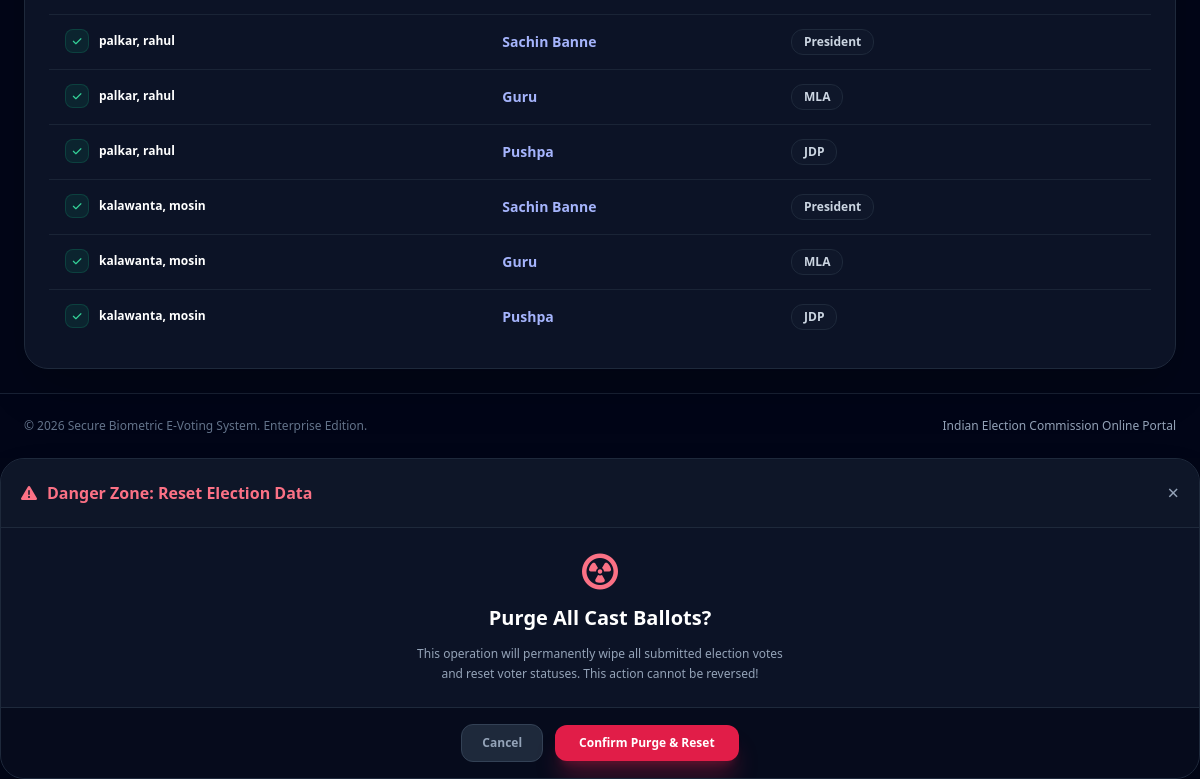
The page /administrator/votes/view (signed in, lower part) on the database as committed earlier.
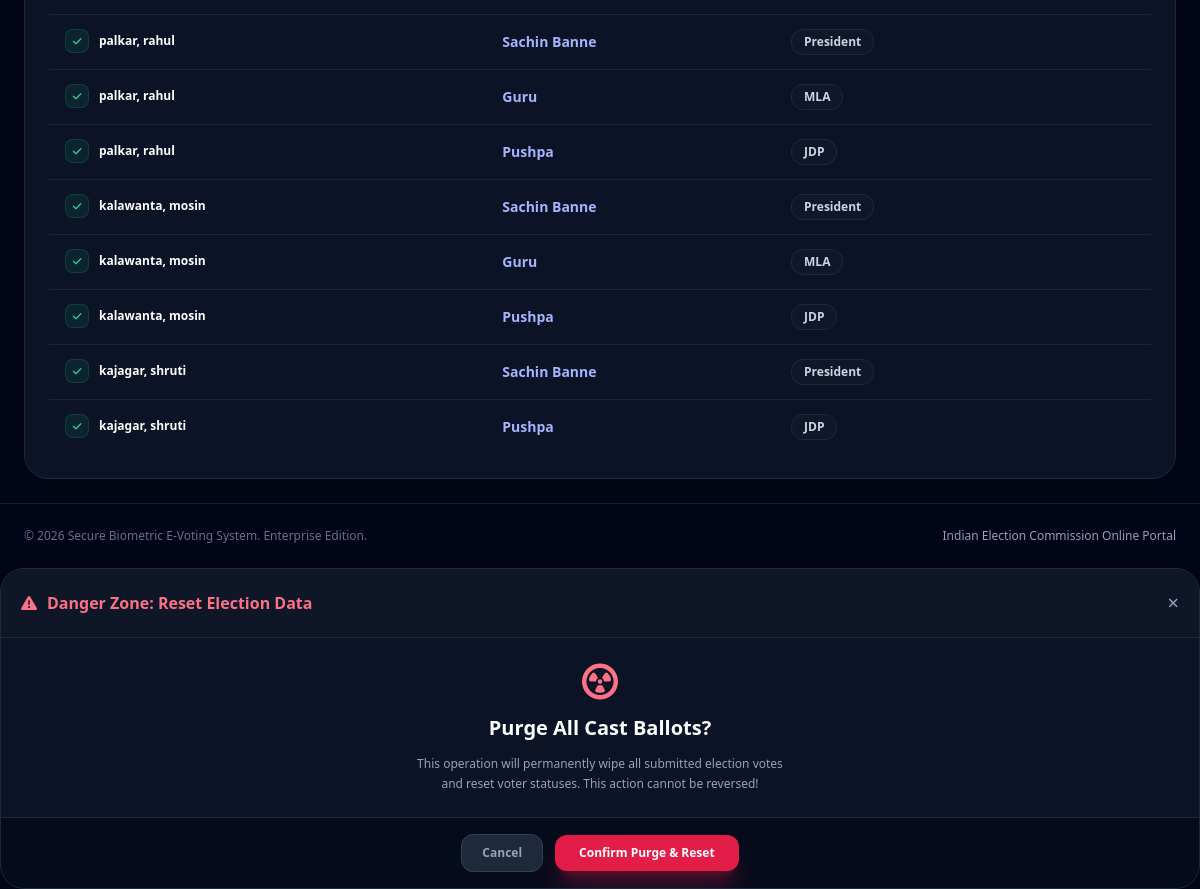
The same page on the database as committed later.
### voting/models.py (models this page shows, shortened)
class Votes(models.Model):
    voter = models.ForeignKey(Voter, on_delete=models.CASCADE)
    position = models.ForeignKey(Position, on_delete=models.CASCADE)
    candidate = models.ForeignKey(Candidate, on_delete=models.CASCADE)

class Voter(models.Model):
    admin = models.OneToOneField(CustomUser, on_delete=models.CASCADE)
    phone = models.CharField(max_length=11, unique=True)  # Used for OTP
    otp = models.CharField(max_length=10, null=True)
    verified = models.BooleanField(default=False)
    voted = models.BooleanField(default=False)
    otp_sent = models.IntegerField(default=0)  # Control how many OTPs are sent
    aadhaar_card = models.CharField(max_length=12, unique=True)  # Aadhaar card number
    iris_image = models.ImageField(upload_to='iris_images/', null=True, blank=True)  # Upload directory
    smartid = models.CharField(max_length=8, unique=True, blank=True, null=True)  # New field for unique ID
    def __str__(self):
        return f"{self.admin.last_name}, {self.admin.first_name}"

class Candidate(models.Model):
    fullname = models.CharField(max_length=50)
    photo = models.ImageField(upload_to="candidates")
    bio = models.TextField()
    position = models.ForeignKey(Position, on_delete=models.CASCADE)
    def __str__(self):
        return self.fullname

class Position(models.Model):
    name = models.CharField(max_length=50, unique=True)
    max_vote = models.IntegerField()
    priority = models.IntegerField()
    def __str__(self):
        return self.name

### account/models.py (models this page shows, shortened)
class CustomUser(AbstractUser):
    USER_TYPE = ((1, "Admin"), (2, "Voter"))
    username = None  # Removed username, using email instead
    email = models.EmailField(unique=True)
    user_type = models.CharField(default=2, choices=USER_TYPE, max_length=1)
    created_at = models.DateTimeField(auto_now_add=True)
    updated_at = models.DateTimeField(auto_now=True)
    USERNAME_FIELD = "email"
    REQUIRED_FIELDS = []
    objects = CustomUserManager()

### administrator/views.py (the view)
# urls.py: path('votes/view', views.viewVotes, name='viewVotes'),
def viewVotes(request):
    votes = Votes.objects.all()
    context = {
        'votes': votes,
        'page_title': 'Votes'
    }
    return render(request, "admin/votes.html", context)

### voting/context_processors.py (called while the page is built)
def ElectionTitle(request):
    context = {}
    title = "No Title Yet"
    try:
        file = open(settings.ELECTION_TITLE_PATH, 'r')
        title = file.read()
    except:
        pass
    context['TITLE'] = title
    return context

### administrator/templates/admin/votes.html (shortened to what this page needs)
{% extends 'root.html' %}
{% load static %}
{% block content %}
<div class="space-y-6">
  <div class="glass-card-elevated rounded-3xl p-6 border border-slate-800 shadow-2xl space-y-4">
    <div class="overflow-x-auto">
      <table id="example1" class="w-full text-left border-collapse text-xs">
        <tbody class="divide-y divide-slate-800/80 text-slate-200">
          {% for vote in votes %}
          <tr class="hover:bg-slate-900/50 transition-colors">
            <td class="py-3.5 px-4 font-bold text-white flex items-center space-x-2.5">
              <span class="w-6 h-6 rounded-lg bg-emerald-500/10 text-emerald-400 border border-emerald-500/20 flex items-center justify-center text-[10px]">
                <i class="fa-solid fa-check"></i>
              </span>
              <span class="font-display">{{ vote.voter }}</span>
            </td>
            <td class="py-3.5 px-4 font-bold text-indigo-300 text-sm font-display">{{ vote.candidate }}</td>
            <td class="py-3.5 px-4">
              <span class="inline-flex items-center px-3 py-1 rounded-xl text-xs font-bold bg-slate-900 text-slate-300 border border-slate-800">
                {{ vote.position }}
              </span>
            </td>
          </tr>
          {% endfor %}
        </tbody>
      </table>
    </div>
  </div>
</div>
{% endblock content %}
{% block modal %}
<div class="modal fade" id="reset" tabindex="-1" role="dialog" aria-hidden="true">
  <div class="modal-dialog modal-dialog-centered" role="document">
    <div class="modal-content glass-card-elevated border border-slate-800 text-slate-100 rounded-3xl shadow-2xl text-center overflow-hidden">
      <div class="modal-header border-b border-slate-800 p-5 flex items-center justify-between bg-slate-900/80">
        <h5 class="modal-title font-bold text-base text-rose-400 flex items-center font-display">
          <i class="fa-solid fa-triangle-exclamation mr-2.5"></i> Danger Zone: Reset Election Data
        </h5>
        <button type="button" class="close text-slate-400 hover:text-white text-xl" data-dismiss="modal" aria-label="Close">
          <span aria-hidden="true">&times;</span>
        </button>
      </div>
      <div class="modal-body p-6 space-y-3">
        <i class="fa-solid fa-circle-radiation text-4xl text-rose-400 animate-pulse"></i>
        <h3 class="text-xl font-bold text-white font-display">Purge All Cast Ballots?</h3>
        <p class="text-xs text-slate-400 leading-relaxed max-w-sm mx-auto">
          This operation will permanently wipe all submitted election votes and reset voter statuses. This action cannot be reversed!
        </p>
      </div>
      <div class="modal-footer border-t border-slate-800 p-4 flex items-center justify-center space-x-3 bg-slate-950/60">
        <button type="button" class="px-5 py-2.5 rounded-xl text-xs font-bold text-slate-400 hover:text-white bg-slate-800 border border-slate-700" data-dismiss="modal">Cancel</button>
        <a href="{% url 'resetVote' %}" class="px-6 py-2.5 rounded-xl text-xs font-bold text-white bg-rose-600 hover:bg-rose-500 shadow-xl shadow-rose-600/30">
          Confirm Purge & Reset
        </a>
      </div>
    </div>
  </div>
</div>
{% endblock modal %}

Rows that differ between the two databases and show on the page:
added Votes: voter "kajagar, shruti", candidate "Sachin Banne", position "President"
added Votes: voter "kajagar, shruti", candidate "Pushpa", position "JDP"
